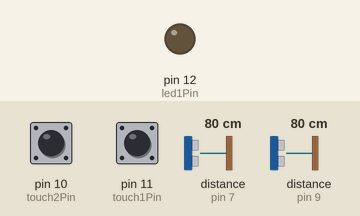
Simulated run of this sketch. Board: Arduino Uno, built with avr-gcc and run on an emulated ATmega328P. Parts: output pins drawn as LEDs (lit = HIGH). Inputs (shaded band) come from the test bench; at power-on: pin 11 (touch1Pin) LOW, pin 10 (touch2Pin) LOW, distance to the obstacle (sensors on pin 7, pin 9) 80 cm. The echo pulse lasts 58.3 µs per cm; what the sketch prints to the serial monitor is not drawn.

Above: at 1.2 s.
1.3 s: pin 11 (touch1Pin) pulled HIGH for 0.15 s
At 1.45 s:
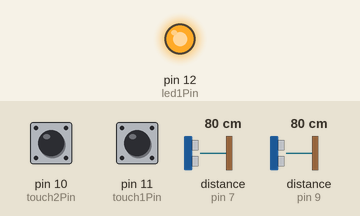
9.0 s: pin 11 (touch1Pin) pulled HIGH for 3.2 s
At 13.1 s:
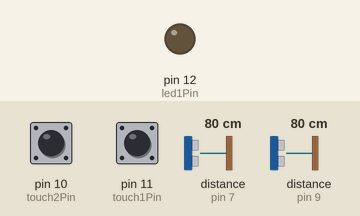
Timing chart, 0 to 14.6 s (numbered marks = the images above; inputs shaded):
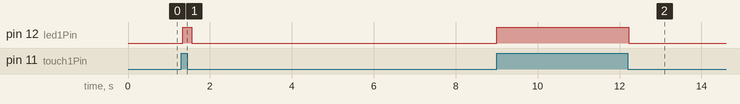

Measured:
- after the input at 1.3 s, pin 12 (led1Pin): LOW → HIGH at once, → LOW 0.22 s later
- after the input at 9.0 s, pin 12 (led1Pin): LOW → HIGH at once, → LOW 3.2 s later

The sketch:

t2S2v2.ino
```cpp
/*
  touch2sonic2:
  Uses PING(( and HCSR04 Sonar sensor and has 2 buttons for
  touch sensors that turn on an LED when button is pushed
 */
#include <NewPing.h>

const byte led1Pin = 12;
const byte led2Pin = 13;
const byte touch1Pin = 11;
const byte touch2Pin = 10;
const int pingPin = 7;
const int sonicTriggerPin = 8;
const int sonicEchoPin = 9;
//Define new sonar sensor
NewPing pPing(pingPin, pingPin, 500);
NewPing sonar(sonicTriggerPin, sonicEchoPin, 500);


// the setup routine runs once when you press reset:
void setup() {
  Serial.begin(9600);

  // initialize the digital pin as an output.
  pinMode(led1Pin, OUTPUT);
  pinMode(touch1Pin, INPUT);
  pinMode(touch2Pin, INPUT);
  pinMode(pingPin, OUTPUT);
}

// the loop routine runs over and over again forever:
void loop() {
  if(digitalRead(touch1Pin) == HIGH ) {
    digitalWrite(led1Pin, HIGH);   // turn the LED on (HIGH is the voltage level)
  }
  else {
    digitalWrite(led1Pin, LOW);
  }
  if(digitalRead(touch2Pin) == HIGH ) {
    digitalWrite(led2Pin, HIGH);   // turn the LED on (HIGH is the voltage level)
  }
  else {
    digitalWrite(led2Pin, LOW);
  }
  // establish variables for duration of the ping,
  // and the distance result in inches and centimeters:
  long duration, inches, cm;

  // The PING))) is triggered by a HIGH pulse of 2 or more microseconds.
  // Give a short LOW pulse beforehand to ensure a clean HIGH pulse:
  /* pinMode(pingPin, OUTPUT); */
  /* digitalWrite(pingPin, LOW); */
  /* delayMicroseconds(2); */
  /* digitalWrite(pingPin, HIGH); */
  /* delayMicroseconds(5); */
  /* digitalWrite(pingPin, LOW); */


  // The same pin is used to read the signal from the PING))): a HIGH
  // pulse whose duration is the time (in microseconds) from the sending
  // of the ping to the reception of its echo off of an object.
  //pinMode(pingPin, INPUT);
  //duration = pulseIn(pingPin, HIGH);

  // convert the time into a distance
  //inches = microsecondsToInches(duration);
  //cm = microsecondsToCentimeters(duration);

  //  Serial.print(inches);
    int sonicInches = sonar.ping_in();
    int pingInches = pPing.ping_in();
    Serial.print("Ping inches = ");
    Serial.print(pingInches);
    //Serial.print("XXXX");
  Serial.print("; Sonic sensor inches = ");
  Serial.print(sonicInches);
  Serial.println();

  delay(100);

}
long microsecondsToInches(long microseconds)
{
  // According to Parallax's datasheet for the PING))), there are
  // 73.746 microseconds per inch (i.e. sound travels at 1130 feet per
  // second).  This gives the distance travelled by the ping, outbound
  // and return, so we divide by 2 to get the distance of the obstacle.
  // See: http://www.parallax.com/dl/docs/prod/acc/28015-PING-v1.3.pdf
  return microseconds / 74 / 2;
}

long microsecondsToCentimeters(long microseconds)
{
  // The speed of sound is 340 m/s or 29 microseconds per centimeter.
  // The ping travels out and back, so to find the distance of the
  // object we take half of the distance travelled.
  return microseconds / 29 / 2;
}
```
